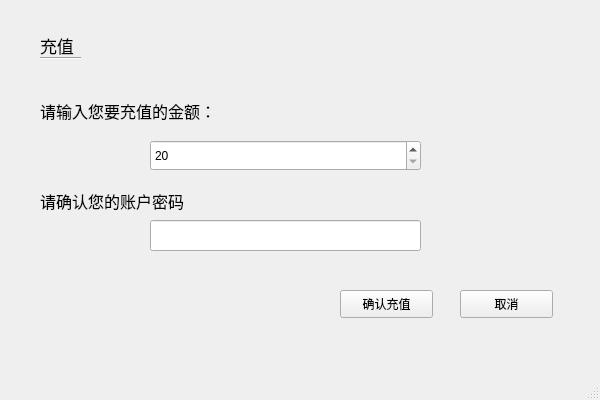
<?xml version="1.0" encoding="UTF-8"?>
<ui version="4.0">
 <class>ChargePage</class>
 <widget class="QMainWindow" name="ChargePage">
  <property name="geometry">
   <rect>
    <x>0</x>
    <y>0</y>
    <width>600</width>
    <height>400</height>
   </rect>
  </property>
  <property name="windowTitle">
   <string>MainWindow</string>
  </property>
  <widget class="QWidget" name="centralwidget">
   <widget class="QLabel" name="label">
    <property name="geometry">
     <rect>
      <x>40</x>
      <y>30</y>
      <width>51</width>
      <height>31</height>
     </rect>
    </property>
    <property name="font">
     <font>
      <pointsize>13</pointsize>
     </font>
    </property>
    <property name="text">
     <string>充值</string>
    </property>
   </widget>
   <widget class="Line" name="line">
    <property name="geometry">
     <rect>
      <x>40</x>
      <y>50</y>
      <width>41</width>
      <height>16</height>
     </rect>
    </property>
    <property name="orientation">
     <enum>Qt::Horizontal</enum>
    </property>
   </widget>
   <widget class="QLabel" name="label_2">
    <property name="geometry">
     <rect>
      <x>40</x>
      <y>100</y>
      <width>231</width>
      <height>21</height>
     </rect>
    </property>
    <property name="font">
     <font>
      <pointsize>12</pointsize>
     </font>
    </property>
    <property name="text">
     <string>请输入您要充值的金额：</string>
    </property>
   </widget>
   <widget class="QSpinBox" name="spinBox">
    <property name="geometry">
     <rect>
      <x>150</x>
      <y>140</y>
      <width>271</width>
      <height>31</height>
     </rect>
    </property>
    <property name="minimum">
     <number>20</number>
    </property>
    <property name="maximum">
     <number>200</number>
    </property>
    <property name="singleStep">
     <number>10</number>
    </property>
   </widget>
   <widget class="QLabel" name="label_3">
    <property name="geometry">
     <rect>
      <x>40</x>
      <y>190</y>
      <width>231</width>
      <height>21</height>
     </rect>
    </property>
    <property name="font">
     <font>
      <pointsize>12</pointsize>
     </font>
    </property>
    <property name="text">
     <string>请确认您的账户密码</string>
    </property>
   </widget>
   <widget class="QLineEdit" name="lineEdit">
    <property name="geometry">
     <rect>
      <x>150</x>
      <y>220</y>
      <width>271</width>
      <height>31</height>
     </rect>
    </property>
    <property name="echoMode">
     <enum>QLineEdit::Password</enum>
    </property>
   </widget>
   <widget class="QPushButton" name="confirm">
    <property name="geometry">
     <rect>
      <x>340</x>
      <y>290</y>
      <width>93</width>
      <height>28</height>
     </rect>
    </property>
    <property name="text">
     <string>确认充值</string>
    </property>
   </widget>
   <widget class="QPushButton" name="cancel">
    <property name="geometry">
     <rect>
      <x>460</x>
      <y>290</y>
      <width>93</width>
      <height>28</height>
     </rect>
    </property>
    <property name="text">
     <string>取消</string>
    </property>
   </widget>
  </widget>
  <widget class="QMenuBar" name="menubar">
   <property name="geometry">
    <rect>
     <x>0</x>
     <y>0</y>
     <width>600</width>
     <height>26</height>
    </rect>
   </property>
  </widget>
  <widget class="QStatusBar" name="statusbar"/>
 </widget>
 <resources/>
 <connections/>
</ui>
